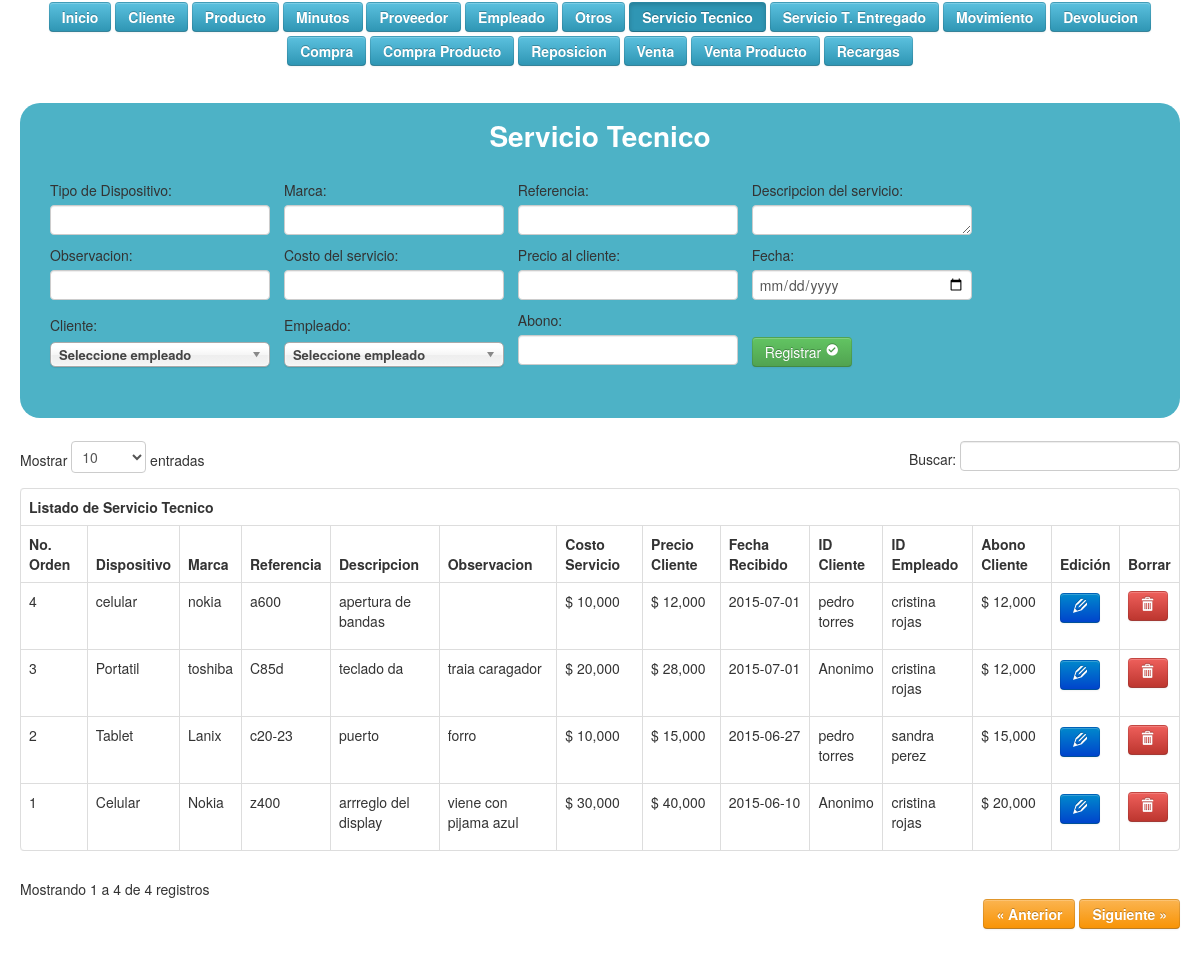
Page /vista/vserviciotecnico.php on the committed database.
### tables this page shows
CREATE TABLE IF NOT EXISTS `tbserviciotecnico` (
  `numero_orden` int(11) NOT NULL,
  `nombre` varchar(50) NOT NULL,
  `marca` varchar(20) NOT NULL,
  `referencia` varchar(20) NOT NULL,
  `descripcion_st` varchar(100) NOT NULL,
  `observacion` varchar(50) DEFAULT NULL,
  `costo_st` int(11) NOT NULL,
  `precio_cliente` int(11) NOT NULL,
  `fecha` date NOT NULL,
  `id_cliente` int(11) NOT NULL,
  `empleado` varchar(10) NOT NULL,
  `abono` int(11) NOT NULL
);

CREATE TABLE IF NOT EXISTS `tbcliente` (
  `idcliente` int(11) NOT NULL,
  `nombre` varchar(50) NOT NULL,
  `telefono` varchar(20) DEFAULT NULL,
  `direccion` varchar(50) DEFAULT NULL,
  `email` varchar(30) DEFAULT NULL,
  `detalle` varchar(10) NOT NULL
);

CREATE TABLE IF NOT EXISTS `tbempleado` (
  `idempleado` varchar(10) NOT NULL,
  `nombre` varchar(50) NOT NULL,
  `sueldo` int(11) NOT NULL,
  `direccion` varchar(50) NOT NULL,
  `ciudad` varchar(30) NOT NULL,
  `telefono_emple` varchar(20) NOT NULL,
  `telefono_refe` varchar(20) NOT NULL,
  `email` varchar(30) DEFAULT NULL,
  `estado` varchar(8) NOT NULL,
  `fecha_ingreso` date NOT NULL
);

### controlador/cserviciotecnico.php (called while the page is built, shortened)
<?php
	include('modelo/mserviciotecnico.php');
	$serviciotecnico = new Mserviciotecnico();
	$empleado2= $serviciotecnico->sel_empleado();
	$cliente2= $serviciotecnico->sel_cliente();

### modelo/mserviciotecnico.php (called while the page is built, shortened)
<?php
	include('controlador/conexion.php');
	include('functions.php');
	class Mserviciotecnico extends Funciones
	{
		function consultar_serviciotecnico()
		{
			$sql = "SELECT * FROM tbserviciotecnico ORDER BY numero_orden DESC";
			 return $this->SeleccionDatos($sql);
		}
		function sel_empleado()
		{
            $sql = "SELECT * FROM `tbempleado`";
            return $this->SeleccionDatos($sql);
        }
		function sel_empleado1($idempleado)
		{
			$sql = "SELECT * FROM tbempleado WHERE idempleado='".$idempleado."';";
			return $this->SeleccionDatos($sql);
		}
		function sel_cliente()
		{
            $sql = "SELECT * FROM `tbcliente`";
            return $this->SeleccionDatos($sql);
        }
		function sel_cliente1($idcliente)
		{
			$sql = "SELECT * FROM tbcliente WHERE idcliente='".$idcliente."';";
			return $this->SeleccionDatos($sql);
		}
	}

### modelo/functions.php (called while the page is built, shortened)
<?php
	class Funciones {
        function SeleccionDatos($consulta)
        {
                $conexionBD = new conexion();
                $conexionBD -> conectarBD();
                $datos = $conexionBD -> ejeCon($consulta, 0);
                return $datos;
        }
}

### controlador/configuracion.php (called while the page is built)
<?php
	$serv_bd = "localhost";
	$usu_bd = "root";
	$pass_bd = "";
	$bd = "bdwold";
?>

### controlador/conexion.php (called while the page is built, shortened)
<?php
	class conexion {
		var $link;
		function conectarBD() {
			include("configuracion.php");
			$this -> link = mysqli_connect ($serv_bd, $usu_bd, $pass_bd);
			$bd2 = mysqli_select_db($this->link,$bd);
		}
		function ejeCon($con, $op) {
			$this -> resultado = mysqli_query($this->link,$con) or die("La consulta fallo: ". mysqli_error($this->link));
			if($op == 0) {
				while ($linea = mysqli_fetch_array($this -> resultado)) {
					$arrayResultado[] = $linea;
				}
			} else {
				$arrayResultado[] = 0;
			}
			$resarr = isset ($arrayResultado) ? $arrayResultado: NULL;
			if($resarr) {
				return $arrayResultado;
			}
		}
	}
?>

### vista/vserviciotecnico.php (the view, shortened to what this page needs)
<!DOCTYPE html>
		<html lang="es">
		 <html class="no-js">
	    <head>
	        <link rel="stylesheet" href="css/normalize.css">
	        <link rel="stylesheet" href="css/main.css">
	        <link rel="stylesheet" href="css/bootstrap.css"/>
	        <link rel="stylesheet" href="css/bootstrap-responsive.css"/>
	        <link rel="stylesheet" href="css/tablaResponsive.css"/>
	        <link rel="stylesheet" href="css/datatable.css"/>
	        <link rel="stylesheet" href="css/chosen.css">
	        <link rel="stylesheet" href="css/estilo.css">
	        <link rel="stylesheet" href="fonts/style.css">
	    </head>
		<body>
		    <div class="container-fluid">
<div id="menu">
  <a href="index.php"><button type="button" class="btn btn-info m">Inicio</button></a>
  <a href="index.php?pag=2"><button type="button" class="btn btn-info m">Cliente</button></a>
  <a href="index.php?pag=3"><button type="button" class="btn btn-info m">Producto</button></a>
  <a href="index.php?pag=5"><button type="button" class="btn btn-info m">Minutos</button></a>
  <a href="index.php?pag=7"><button type="button" class="btn btn-info m">Proveedor</button></a>
  <a href="index.php?pag=9"><button type="button" class="btn btn-info m">Empleado</button></a>
  <a href="index.php?pag=11"><button type="button" class="btn btn-info m">Otros</button></a>
  <a href=""><button type="button" class="btn btn-info m active">Servicio Tecnico</button></a>
  <a href="index.php?pag=15"><button type="button" class="btn btn-info m">Servicio T. Entregado</button></a>
  <a href="index.php?pag=16"><button type="button" class="btn btn-info m">Movimiento</button></a>
  <a href="index.php?pag=18"><button type="button" class="btn btn-info m">Devolucion</button></a>
  <a href="index.php?pag=19"><button type="button" class="btn btn-info m">Compra</button></a>
  <a href="index.php?pag=20"><button type="button" class="btn btn-info m">Compra Producto</button></a>
  <a href="index.php?pag=21"><button type="button" class="btn btn-info m">Reposicion</button></a>
  <a href="index.php?pag=24"><button type="button" class="btn btn-info m">Venta</button></a>
  <a href="index.php?pag=26"><button type="button" class="btn btn-info m">Venta Producto</button></a>
  <a href="index.php?pag=31"><button type="button" class="btn btn-info m">Recargas</button></a>
</div>
		      <div class="row-fluid">
		        <div class="span12">
<?php include("controlador/cserviciotecnico.php"); ?>
<div class="container-fluid lol">
<div class="eti">Servicio Tecnico</div>
	<form action="" method="POST">
		<div class="form-group campo">
            <label for="">Tipo de Dispositivo:</label>
            <input type="text" class="form-control" name="nombre" required>
		</div>
		<div class="form-group campo">
             <label for="">Marca:</label>
            <input type="text" class="form-control" name="marca" required>
		</div>
		<div class="form-group campo">
            <label for="">Referencia:</label>
            <input type="text" class="form-control" name="referencia" required >
		</div>
		<div class="form-group campo">
             <label for="">Descripcion del servicio:</label>
            <textarea name="descripcion_st" rows="1" cols="30" required> </textarea>
		</div>
		<div class="form-group campo">
             <label for="">Observacion:</label>
            <input type="text" class="form-control" name="observacion">
		</div>
		<div class="form-group campo">
           <label for="">Costo del servicio:</label>
            <input type="number" class="form-control" name="costo_st" required >
		</div>
		<div class="form-group campo">
             <label for="">Precio al cliente:</label>
            <input type="number" class="form-control" name="precio_cliente" required >
		</div>
		<div class="form-group campo">
           <label for="">Fecha:</label>
            <input type="date" class="form-control" name="fecha" required >
		</div>
		<div class="form-group campo">
            <label for="">Cliente:</label>
            <select name="id_cliente" class="chzn-select form-control" required>
				<option value=0>Seleccione empleado</option>
			</select>
		</div>
		<div class="form-group campo">
            <label for="">Empleado:</label>
            <select name="empleado" class="chzn-select form-control" required>
				<option value=0>Seleccione empleado</option>
			</select>
		</div>
		<div class="form-group campo">
           <label for="">Abono:</label>
            <input type="number" class="form-control" name="abono" required >
		</div>
		 <div class="form-group campo"> <br>
            <button type="submit" class="btn btn-success" value="Insertar">Registrar <span class="icon-checkmark"></span></button>
        </div>
	</form>
</div>
<?php $consultaserviciotecnico = $serviciotecnico->consultar_serviciotecnico(); ?>
					<div id='no-more-tables'>
						<table class="table table-bordered table-hover" id="example">
				  <thead>
            <tr>
                <th colspan="3">Listado de Servicio Tecnico</th>
            </tr>
            <tr>
                <th>No. Orden</th>
				<th>Dispositivo</th>
				<th>Marca</th>
				<th>Referencia</th>
				<th>Descripcion</th>
				<th>Observacion</th>
				<th>Costo Servicio</th>
				<th>Precio Cliente</th>
				<th>Fecha Recibido</th>
				<th>ID Cliente</th>
				<th>ID Empleado</th>
				<th>Abono Cliente</th>
				<th>Edición</th>
				<th>Borrar</th>
            </tr>
        </thead>
        <tbody>
            <?php for($i=0;$i<count($consultaserviciotecnico);$i++):
				$empleado1 = $serviciotecnico->sel_empleado1($consultaserviciotecnico[$i]['empleado']);
				$cliente1 = $serviciotecnico->sel_cliente1($consultaserviciotecnico[$i]['id_cliente']);
			?>
				<tr>
					<td data-title='No. Orden'><?= $consultaserviciotecnico[$i]['numero_orden'] ?></td>
					<td data-title='Dispositivo'><?= $consultaserviciotecnico[$i]['nombre'] ?></td>
					<td data-title='Marca'><?= $consultaserviciotecnico[$i]['marca'] ?></td>
					<td data-title='Referencia'><?= $consultaserviciotecnico[$i]['referencia'] ?></td>
					<td data-title='Descripcion'><?= $consultaserviciotecnico[$i]['descripcion_st'] ?></td>
					<td data-title='Observacion'><?= $consultaserviciotecnico[$i]['observacion'] ?></td>
					<td data-title='Costo Servicio'>$ <?= number_format($consultaserviciotecnico[$i]['costo_st']) ?></td>
					<td data-title='Precio Cliente'>$ <?= number_format($consultaserviciotecnico[$i]['precio_cliente']) ?></td>
					<td data-title='Fecha'><?= $consultaserviciotecnico[$i]['fecha'] ?></td>
					<td data-title='ID Cliente'><?= $cliente1[0]['nombre'] ?></td>
					<td data-title='ID Empleado'><?= $empleado1[0]['nombre'] ?></td>
					<td data-title='Abono'>$ <?= number_format($consultaserviciotecnico[$i]['abono']) ?></td>
					<td data-title='Edición'><a href="index.php?pag=14&id=<?= $consultaserviciotecnico[$i]['numero_orden'] ?>" class="btn btn-primary"><span class="icon-pencil2"></span></a></td>
					<td data-title='Eliminación'>
						<form action="" method="POST" onSubmit="return confirm('Desea eliminar el registro!');">
							<button type="submit" class="btn btn-danger" value="Eliminar"><span class="icon-bin"></span></button>
						</form>
					</td>
				</tr>
			<?php endfor; ?>
        </tbody>
						</table>
					</div>
		        </div>
		      </div>
				<br/><br/>
		    </div>
		</body>
	</html>

### css/main.css (style rules this page uses)
html, button, input, select, textarea { color: #222; }
body { font-size: 1em; line-height: 1.4; }
textarea { resize: vertical; }

### css/datatable.css (style rules this page uses)
table { margin: 1em 0; clear: both; }

### css/estilo.css (style rules this page uses)
#menu { margin: auto; text-align: center; }
.m, a { color: #FFF; font-weight: bold; margin-bottom: 2px; margin-top: 2px; }
.eti { width: 100%; text-align: center; color: #FFF; font-size: 200%; font-weight: bolder; margin-bottom: 3%; border-radius: 12px; }
.lol { background-color: #4DB2C6; border-radius: 20px; margin-bottom: 2%; margin-top: 3%; padding-bottom: 2%; padding-top: 2%; }
.campo { display: inline-block; margin-left: 10px; vertical-align: middle; }

### rows in the picture
tbserviciotecnico: numero_orden "4", nombre "celular", marca "nokia", referencia "a600", descripcion_st "apertura de bandas", costo_st "10,000", precio_cliente "12,000", fecha "2015-07-01", id_cliente.nombre "pedro torres", empleado.nombre "cristina rojas", abono "12,000"
tbserviciotecnico: numero_orden "3", nombre "Portatil", marca "toshiba", referencia "C85d", descripcion_st "teclado da", observacion "traia caragador", costo_st "20,000", precio_cliente "28,000", fecha "2015-07-01", id_cliente.nombre "Anonimo", empleado.nombre "cristina rojas", abono "12,000"
tbserviciotecnico: numero_orden "2", nombre "Tablet", marca "Lanix", referencia "c20-23", descripcion_st "puerto", observacion "forro", costo_st "10,000", precio_cliente "15,000", fecha "2015-06-27", id_cliente.nombre "pedro torres", empleado.nombre "sandra perez", abono "15,000"
tbserviciotecnico: numero_orden "1", nombre "Celular", marca "Nokia", referencia "z400", descripcion_st "arrreglo del display", observacion "viene con pijama azul", costo_st "30,000", precio_cliente "40,000", fecha "2015-06-10", id_cliente.nombre "Anonimo", empleado.nombre "cristina rojas", abono "20,000"
